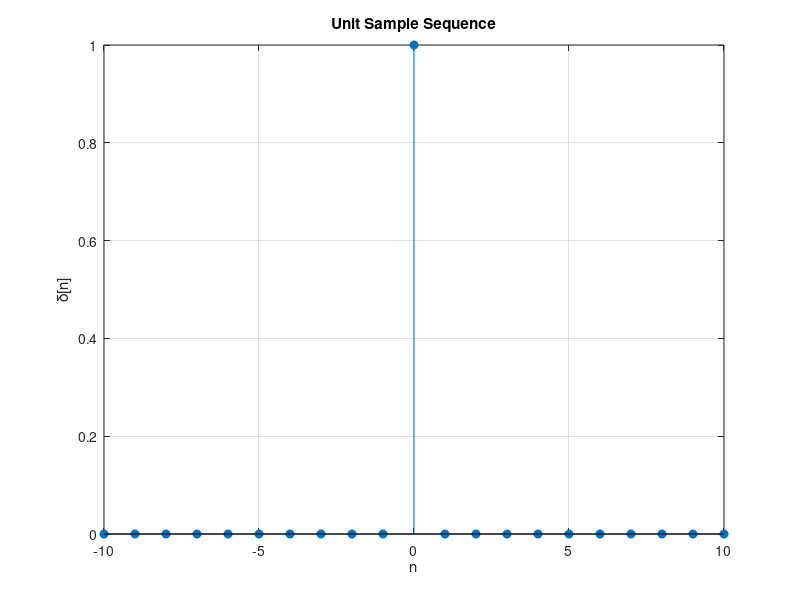
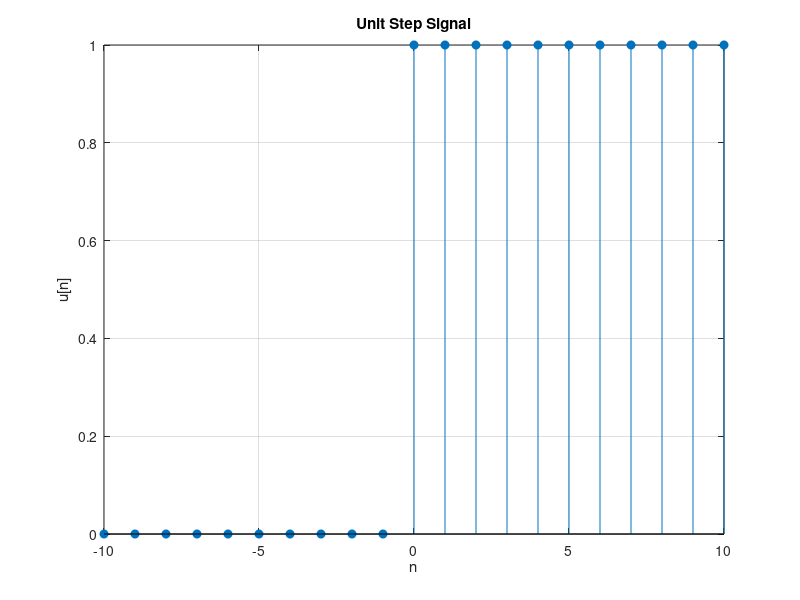
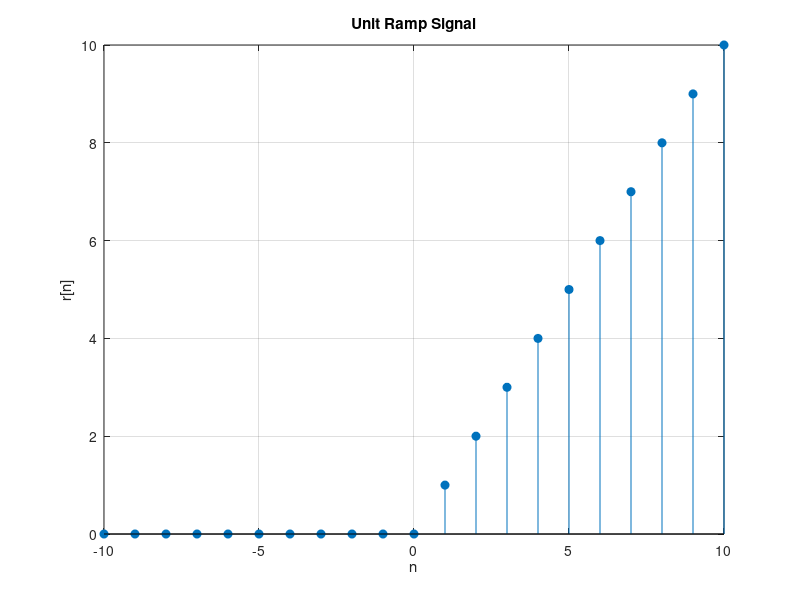

Here is the MATLAB script that generated these plots, in order:
clc;
clear;
close all;

% Time index
n = -10:10;

% Unit Sample Sequence
unit_sample = (n == 0);

% Unit Step Signal
unit_step = (n >= 0);

% Unit Ramp Signal
unit_ramp = n .* (n >= 0);

% Plot Unit Sample
figure;
stem(n, unit_sample, 'filled');
grid on;
xlabel('n');
ylabel('\delta[n]');
title('Unit Sample Sequence');

% Plot Unit Step
figure;
stem(n, unit_step, 'filled');
grid on;
xlabel('n');
ylabel('u[n]');
title('Unit Step Signal');

% Plot Unit Ramp
figure;
stem(n, unit_ramp, 'filled');
grid on;
xlabel('n');
ylabel('r[n]');
title('Unit Ramp Signal');
